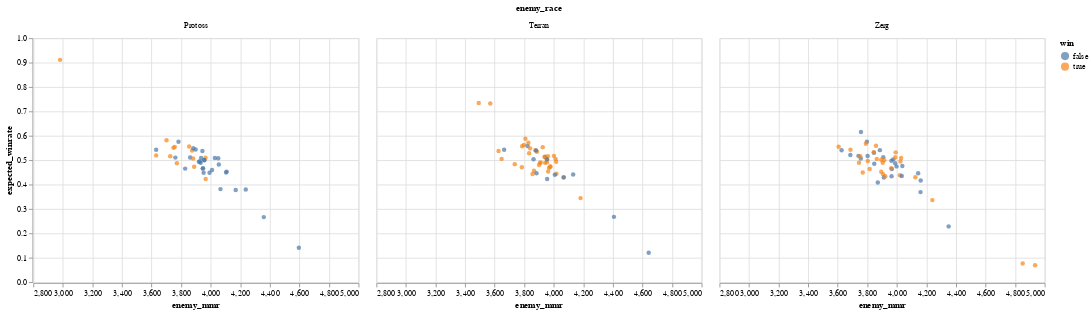

Notebook source saved alongside this figure:
### Markdown cell above
Seems like it! The higher up in enemies we go, the less the chances of winning become.

## Digression - race separated data

[Altair](https://altair-viz.github.io/) makes it very easy to look at data from each of the matchups in the dataset:

### Code cell
altair.Chart(data2019).mark_circle().encode(
    x=altair.X('enemy_mmr', scale=altair.Scale(zero=False)),
    y=altair.Y('expected_winrate'),
    color='win',
    facet='enemy_race',
).interactive()

### Figure 1 — Vega-Lite specification as saved in the notebook (floating-point values rounded to 4 significant figures; data arrays with more than 128 entries replaced by an {"elided": "..."} marker saying what was removed)
{"config": {"view": {"continuousWidth": 400, "continuousHeight": 300}}, "data": {"name": "data-7464f7b13068e315102d31f4862b1a3f"}, "mark": "circle", "encoding": {"color": {"type": "nominal", "field": "win"}, "facet": {"type": "nominal", "field": "enemy_race"}, "x": {"type": "quantitative", "field": "enemy_mmr", "scale": {"zero": false}}, "y": {"type": "quantitative", "field": "expected_winrate"}}, "selection": {"selector005": {"type": "interval", "bind": "scales", "encodings": ["x", "y"]}}, "$schema": "https://vega.github.io/schema/vega-lite/v4.8.1.json", "datasets": {"data-7464f7b13068e315102d31f4862b1a3f": {"elided": "142 records"}}}
